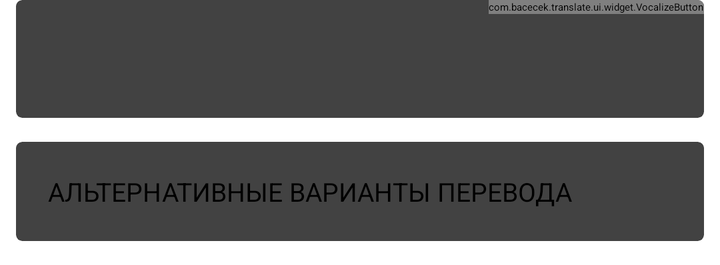
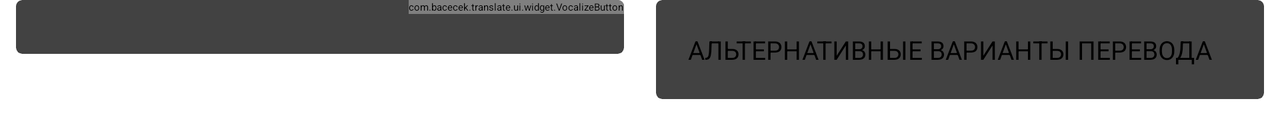

One screen, two layout resources from the same app: the default and the repository's alternative for another configuration. Each is rendered where Android would select it; the XML of both is given below.
<!-- AndroidManifest.xml: application theme App.Theme -->
<!-- res/layout/view_translated_text.xml -->
<?xml version="1.0" encoding="utf-8"?>
<LinearLayout
	xmlns:android="http://schemas.android.com/apk/res/android"
	xmlns:app="http://schemas.android.com/apk/res-auto"
	android:orientation="vertical"
	android:layout_width="match_parent"
	android:layout_height="wrap_content">

	<android.support.v7.widget.CardView
		xmlns:android="http://schemas.android.com/apk/res/android"
		xmlns:app="http://schemas.android.com/apk/res-auto"
		android:layout_width="match_parent"
		android:layout_height="wrap_content"
		app:cardElevation="2dp"
		app:cardCornerRadius="3dp"
		android:layout_marginLeft="8dp"
		android:layout_marginRight="8dp"
		android:layout_marginBottom="12dp"
		app:cardPreventCornerOverlap="false">

		<RelativeLayout
			android:layout_width="wrap_content"
			android:layout_height="wrap_content">

			<LinearLayout
				android:layout_width="wrap_content"
				android:layout_height="wrap_content"
				android:orientation="vertical"
				android:id="@+id/button_bar"
				android:layout_alignParentRight="true">

				<ImageButton
					android:layout_width="wrap_content"
					android:layout_height="wrap_content"
					android:id="@+id/btn_favourite"
					android:src="@drawable/button_favourite_selector"
					style="@style/Widget.AppCompat.ActionButton"/>

				<com.bacecek.translate.ui.widget.VocalizeButton
					android:layout_width="wrap_content"
					android:layout_height="wrap_content"
					android:id="@+id/btn_vocalize_translated"
					android:tint="@android:color/black"/>

				<ImageButton
					android:layout_width="wrap_content"
					android:layout_height="wrap_content"
					android:id="@+id/btn_more"
					android:src="@drawable/ic_more"
					style="@style/Widget.AppCompat.ActionButton"/>

			</LinearLayout>

			<TextView
				android:layout_width="match_parent"
				android:layout_height="wrap_content"
				android:id="@+id/txt_translated"
				android:textSize="20sp"
				android:textColor="@android:color/black"
				android:layout_marginLeft="16dp"
				android:layout_marginTop="16dp"
				android:layout_marginBottom="16dp"
				android:layout_toLeftOf="@id/button_bar"/>

		</RelativeLayout>

	</android.support.v7.widget.CardView>

	<android.support.v7.widget.CardView
		android:layout_width="match_parent"
		android:layout_height="wrap_content"
		android:id="@+id/view_dictionary"
		app:cardElevation="2dp"
		app:cardCornerRadius="3dp"
		android:layout_marginLeft="8dp"
		android:layout_marginRight="8dp"
		android:layout_marginBottom="12dp"
		app:cardPreventCornerOverlap="false">

		<LinearLayout
			android:layout_width="match_parent"
			android:layout_height="wrap_content"
			android:orientation="vertical"
			android:padding="16dp">

			<TextView
				android:layout_width="wrap_content"
				android:layout_height="wrap_content"
				android:textSize="13sp"
				android:textColor="@android:color/black"
				android:textAllCaps="true"
				android:lines="1"
				android:ellipsize="end"
				android:text="@string/dictionary"/>

			<android.support.v7.widget.RecyclerView
				android:layout_width="match_parent"
				android:layout_height="wrap_content"
				android:id="@+id/list_dictionary"/>

		</LinearLayout>

	</android.support.v7.widget.CardView>

</LinearLayout>
<!-- resources referenced by this layout -->
<resources>
  <!-- drawable button_favourite_selector (drawable) -->
  <?xml version="1.0" encoding="utf-8"?>
  <selector xmlns:android="http://schemas.android.com/apk/res/android">
  	<item android:state_selected="true" android:drawable="@drawable/ic_favourite_filled"/>
  	<item android:state_selected="false" android:drawable="@drawable/ic_favourite"/>
  </selector>
  <string name="dictionary">Альтернативные варианты перевода</string>
  <!-- drawable ic_favourite_filled (drawable) -->
  <vector xmlns:android="http://schemas.android.com/apk/res/android"
          android:width="24dp"
          android:height="24dp"
          android:viewportWidth="24.0"
          android:viewportHeight="24.0">
      <path
          android:fillColor="#FFFCC432"
          android:pathData="M12,17.27L18.18,21l-1.64,-7.03L22,9.24l-7.19,-0.61L12,2 9.19,8.63 2,9.24l5.46,4.73L5.82,21z"/>
  </vector>
</resources>
<!-- res/layout-land/view_translated_text.xml (the repository's variant of the layout above) -->
<!-- drawn on the phone turned sideways -->
<?xml version="1.0" encoding="utf-8"?>
<LinearLayout
	xmlns:android="http://schemas.android.com/apk/res/android"
	xmlns:app="http://schemas.android.com/apk/res-auto"
	android:orientation="horizontal"
	android:layout_width="match_parent"
	android:layout_height="wrap_content">

	<android.support.v7.widget.CardView
		xmlns:android="http://schemas.android.com/apk/res/android"
		xmlns:app="http://schemas.android.com/apk/res-auto"
		android:layout_width="0dp"
		android:layout_height="wrap_content"
		android:layout_weight="1"
		app:cardElevation="2dp"
		app:cardCornerRadius="3dp"
		android:layout_marginLeft="8dp"
		android:layout_marginRight="8dp"
		android:layout_marginBottom="12dp"
		app:cardPreventCornerOverlap="false">

		<android.support.constraint.ConstraintLayout
			android:layout_width="match_parent"
			android:layout_height="wrap_content">

			<ImageButton
				android:layout_width="wrap_content"
				android:layout_height="wrap_content"
				android:id="@+id/btn_favourite"
				android:src="@drawable/button_favourite_selector"
				style="@style/Widget.AppCompat.ActionButton"
				app:layout_constraintRight_toRightOf="parent"/>

			<com.bacecek.translate.ui.widget.VocalizeButton
				android:layout_width="wrap_content"
				android:layout_height="wrap_content"
				android:id="@+id/btn_vocalize_translated"
				android:tint="@android:color/black"
				app:layout_constraintRight_toRightOf="parent"
				app:layout_constraintTop_toBottomOf="@id/btn_favourite"/>

			<ImageButton
				android:layout_width="wrap_content"
				android:layout_height="wrap_content"
				android:id="@+id/btn_more"
				android:src="@drawable/ic_more"
				style="@style/Widget.AppCompat.ActionButton"
				app:layout_constraintRight_toRightOf="parent"
				app:layout_constraintTop_toBottomOf="@id/btn_vocalize_translated"/>

			<TextView
				android:layout_width="0dp"
				android:layout_height="wrap_content"
				android:id="@+id/txt_translated"
				android:textSize="20sp"
				android:textColor="@android:color/black"
				android:layout_marginLeft="16dp"
				android:layout_marginTop="16dp"
				android:layout_marginBottom="16dp"
				app:layout_constraintLeft_toLeftOf="parent"
				app:layout_constraintRight_toLeftOf="@id/btn_favourite"/>

		</android.support.constraint.ConstraintLayout>

	</android.support.v7.widget.CardView>

	<android.support.v7.widget.CardView
		android:layout_width="0dp"
		android:layout_height="wrap_content"
		android:layout_weight="1"
		android:id="@+id/view_dictionary"
		app:cardElevation="2dp"
		app:cardCornerRadius="3dp"
		android:layout_marginLeft="8dp"
		android:layout_marginRight="8dp"
		android:layout_marginBottom="12dp"
		app:cardPreventCornerOverlap="false">

		<LinearLayout
			android:layout_width="match_parent"
			android:layout_height="wrap_content"
			android:orientation="vertical"
			android:padding="16dp">

			<TextView
				android:layout_width="wrap_content"
				android:layout_height="wrap_content"
				android:textSize="13sp"
				android:textColor="@android:color/black"
				android:textAllCaps="true"
				android:lines="1"
				android:ellipsize="end"
				android:text="@string/dictionary"/>

			<android.support.v7.widget.RecyclerView
				android:layout_width="match_parent"
				android:layout_height="wrap_content"
				android:id="@+id/list_dictionary"/>

		</LinearLayout>

	</android.support.v7.widget.CardView>

</LinearLayout>
